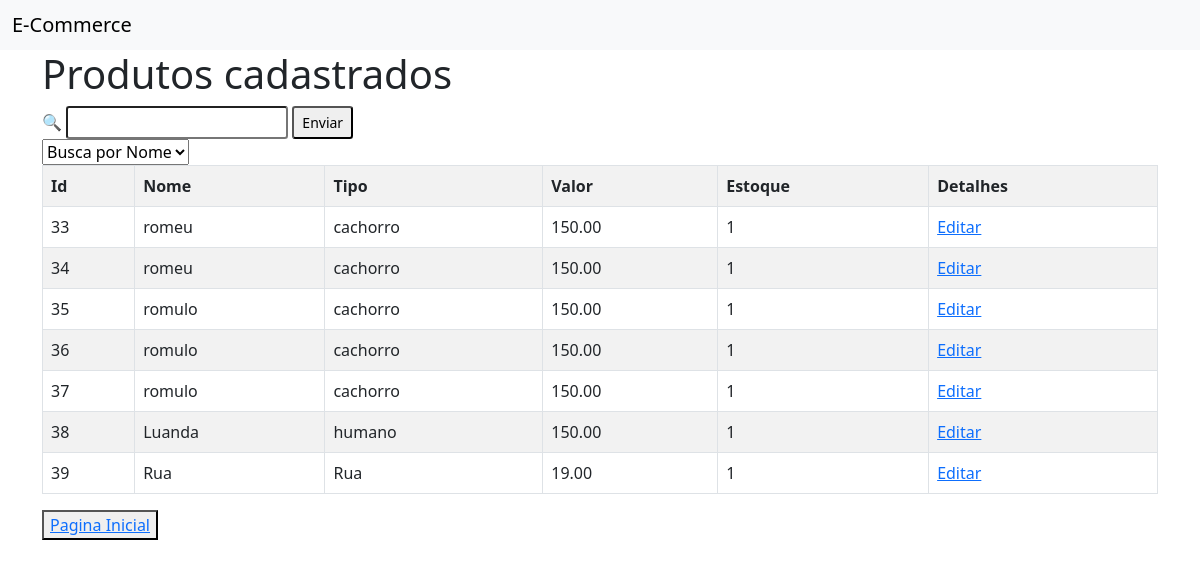
Page /listaprodutos/ on the earlier database version.
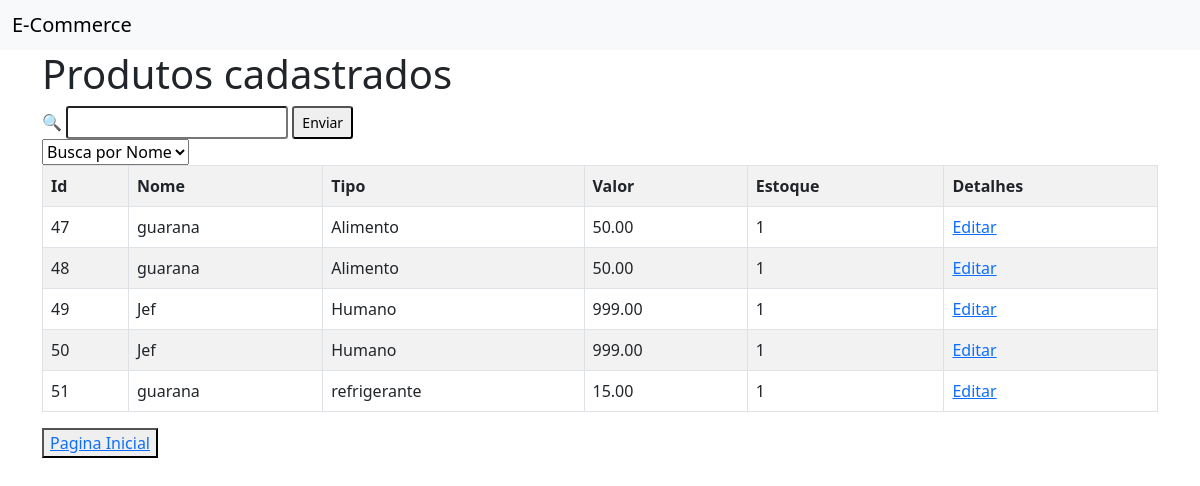
Same page on the later database version.
### appEcommerce/models.py (models this page shows)
class Produtos(BaseModels):
    nome = models.CharField(max_length=25, verbose_name="Nome", help_text="Nome do Produto")
    tipo = models.CharField(max_length=25, verbose_name="Nome", help_text="Nome do Produto")
    valor = models.DecimalField(max_digits=10, decimal_places=2, verbose_name="Valor", help_text="Valor do Produto")
    stq = models.IntegerField(verbose_name="estoque", help_text="Estoque do Produto")
    class Meta:
        pass

### appEcommerce/views.py (the view)
# urls.py: path('listaprodutos/',views.Listaprodutos, name='listaprodutos'),
def Listaprodutos(request):
    try:
        produtos = {
            'produtos': Produtos.objects.all()
        }
        return render(request, 'front/listaprodutos.html', produtos)
    except Exception as e:
        print(f"Ocorreu um erro durante a busca de produtos: {e}")
        mensagem_erro = "Ocorreu um erro ao buscar os produtos. Por favor, tente novamente."
        return render(request, 'home.html', {'mensagem_erro': mensagem_erro})

### appEcommerce/templates/front/listaprodutos.html (shortened to what this page needs)
{% extends 'front/base.html' %}
{% block conteudo%}
<div class="container">
    <h1>Produtos cadastrados</h1>
    <form action="{% url 'busca' %}" method="post">
    🔍 <input name="busca" class="form-control-sm" type="text"> <button class="form-control-sm"> Enviar </button><br>
        <select name="tipo">
            <option value="nome">Busca por Nome</option>
        </select>
    </form>
    <table class="table table-bordered table-striped">
        <tr>
            <th>Id</th>
            <th>Nome</th>
            <th>Tipo</th>
            <th>Valor</th>
            <th>Estoque</th>
            <th>Detalhes</th>
        </tr>
        {% for produto in produtos %}
        <tr>
            <td>{{produto.id}}</td>
            <td>{{produto.nome}}</td>
            <td>{{produto.tipo}}</td>
            <td>{{produto.valor}}</td>
            <td>{{produto.stq}}</td>
            <td><a href="{% url 'editar' produto.id %}">Editar</a></td>
        </tr>
        {% endfor %}
    </table>
    <button style="align-content: center "><a href="{% url 'home' %}">Pagina Inicial</a></button>
</div>
{% endblock%}

### appEcommerce/templates/front/base.html (shortened to what this page needs)
<!doctype html>
<html lang="en">
  <head>
    <link href="https://cdn.jsdelivr.net/npm/bootstrap@5.0.2/dist/css/bootstrap.min.css" rel="stylesheet">
  </head>
  <body>
  <nav class="navbar navbar-light bg-light">
    <div class="container-fluid">
      <span class="navbar-brand mb-0 h1"><a style="text-decoration: none;color: black" href="{% url 'home' %}">E-Commerce</a></span>
    </div>
  </nav>
  {% block conteudo%}
  {% endblock%}
  </body>
</html>

Differences in the rows shown:
removed Produtos: id "33", nome "romeu", tipo "cachorro", valor "150.00", stq "1"
removed Produtos: id "34", nome "romeu", tipo "cachorro", valor "150.00", stq "1"
removed Produtos: id "35", nome "romulo", tipo "cachorro", valor "150.00", stq "1"
removed Produtos: id "36", nome "romulo", tipo "cachorro", valor "150.00", stq "1"
removed Produtos: id "37", nome "romulo", tipo "cachorro", valor "150.00", stq "1"
removed Produtos: id "38", nome "Luanda", tipo "humano", valor "150.00", stq "1"
removed Produtos: id "39", nome "Rua", tipo "Rua", valor "19.00", stq "1"
added Produtos: id "47", nome "guarana", tipo "Alimento", valor "50.00", stq "1"
added Produtos: id "48", nome "guarana", tipo "Alimento", valor "50.00", stq "1"
added Produtos: id "49", nome "Jef", tipo "Humano", valor "999.00", stq "1"
added Produtos: id "50", nome "Jef", tipo "Humano", valor "999.00", stq "1"
added Produtos: id "51", nome "guarana", tipo "refrigerante", valor "15.00", stq "1"
